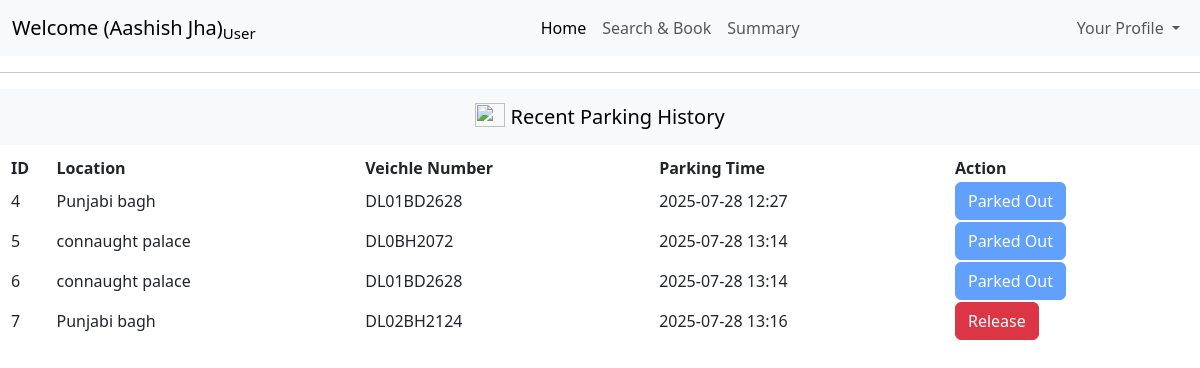
Page /user/dashboard (signed in) on the committed database.
### models/models.py (models this page shows)
class ReserveParkingSpot(db.Model):
    id=db.Column(db.Integer(),primary_key=True)
    spotid=db.Column(db.Integer(),nullable=False)
    lotid=db.Column(db.Integer(),nullable=False)
    email=db.Column(db.String(25),nullable=False)
    veichleNumber=db.Column(db.String(50),nullable=True)
    parking_time=db.Column(db.DateTime,nullable=False,default=datetime.UTC)
    release_time=db.Column(db.DateTime,nullable=True)
    parkingcost=db.Column(db.Integer(),nullable=True,default=0)
    ispaid=db.Column(db.Integer(),default=0)

class ParkingLot(db.Model):
    id=db.Column(db.Integer(),primary_key=True)
    location_name = db.Column(db.String(250),nullable=False)
    pincode=db.Column(db.Integer(),nullable=False)
    price=db.Column(db.Integer(),nullable=False)
    max_spots=db.Column(db.Integer(),nullable=False)
    address=db.Column(db.String(250),nullable=False)
    occupied=db.Column(db.Integer(),default=0)

### controllers/controllers.py (the view)
@controllers.route("/user/dashboard", methods=['GET','POST'])
def userdashboard():
    status = session.get("status")
    if status is not None and int(status) > 0:
        useremail=session.get("email")
        recentParkingHistory = db.session.query(
            ReserveParkingSpot.id,
            ReserveParkingSpot.lotid,
            ReserveParkingSpot.spotid,
            ReserveParkingSpot.parking_time,
            ReserveParkingSpot.ispaid,
            ReserveParkingSpot.veichleNumber,
            ParkingLot.location_name
        ).join(ParkingLot,ReserveParkingSpot.lotid==ParkingLot.id)\
        .filter(ReserveParkingSpot.email==useremail)\
        .all()
        return render_template("userdashboard.html",recentParkingHistory=recentParkingHistory)
    else:
        return redirect("/login")

### templates/userdashboard.html (shortened to what this page needs)
<!DOCTYPE html>
<html lang="en">
<head>
    <link href="https://cdn.jsdelivr.net/npm/bootstrap@5.3.7/dist/css/bootstrap.min.css" rel="stylesheet">
</head>
<body>
    <nav class="navbar navbar-expand-lg bg-body-tertiary">
  <div class="container-fluid">
    <a class="navbar-brand " href="#">Welcome ({{session['fullname']}})<sub>User</sub></a>
    <div class="collapse navbar-collapse" id="navbarNavDropdown">
      <ul class="navbar-nav ms-auto">
        <li class="nav-item">
          <a class="nav-link active" aria-current="page" href="#">Home</a>
        </li>
        <li class="nav-item">
          <a class="nav-link" href="/user/dashboard/searchandbook">Search & Book</a>
        </li>
        <li class="nav-item">
          <a class="nav-link" href="/user/dashboard/summary">Summary</a>
        </li>
    </ul>
    <ul class="navbar-nav ms-auto">
        <li class="nav-item dropdown">
          <a class="nav-link dropdown-toggle" href="#" role="button" data-bs-toggle="dropdown" aria-expanded="false">
            Your Profile
          </a>
        </li>
      </ul>
    </div>
  </div>
</nav>
<hr>
<nav class="navbar bg-body-tertiary">
  <div class="container-fluid text-center">
    <a class="navbar-brand mx-auto " href="#">
      <img src="https://images.pexels.com/photos/164634/pexels-photo-164634.jpeg?_gl=1*1rfblvq*_ga*MTY5NDc0NzA3NC4xNzUzMjk4NzE5*_ga_8JE65Q40S6*czE3NTMyOTg3MTgkbzEkZzEkdDE3NTMyOTg3MjMkajU1JGwwJGgw" width="30" height="24" class="d-inline-block align-text-top" style="align-content: center;">
      Recent Parking History
    </a>
</div>
</nav>
<table style="width: 100%; margin: 10px;">
  <th>ID</th>
  <th>Location</th>
  <th>Veichle Number</th>
  <th>Parking Time</th>
  <th>Action</th>
  {%for i in recentParkingHistory%}
  <tr>
    <td>{{i[0]}}</td>
    <td>{{i[6]}}</td>
    <td>{{i[5]}}</td>
    <td>{{i[3].strftime('%Y-%m-%d %H:%M') }}</td>
    <td>
      {%if i[4]==0%}
        <a href="/user/dashboard/releasespot/{{i[0]}}" class="btn btn-danger" >
        Release
        </a>
      {%else%}
        <button class="btn btn-primary" disabled >Parked Out</button>
        {%endif%}
    </td>
  </tr>
  {%endfor%}
</table>
</body>
</html>

### rows in the picture
ReserveParkingSpot: id "4", location_name "Punjabi bagh", veichleNumber "DL01BD2628", parking_time "2025-07-28 12:27", ispaid "Parked Out"
ReserveParkingSpot: id "5", location_name "connaught palace", veichleNumber "DL0BH2072", i "2025-07-28 13:14", ispaid "Parked Out"
ReserveParkingSpot: id "6", location_name "connaught palace", veichleNumber "DL01BD2628", i "2025-07-28 13:14", ispaid "Parked Out"
ReserveParkingSpot: id "7", location_name "Punjabi bagh", veichleNumber "DL02BH2124", parking_time "2025-07-28 13:16"

### other values in the picture
{{ session['fullname'] }} "Aashish Jha"
